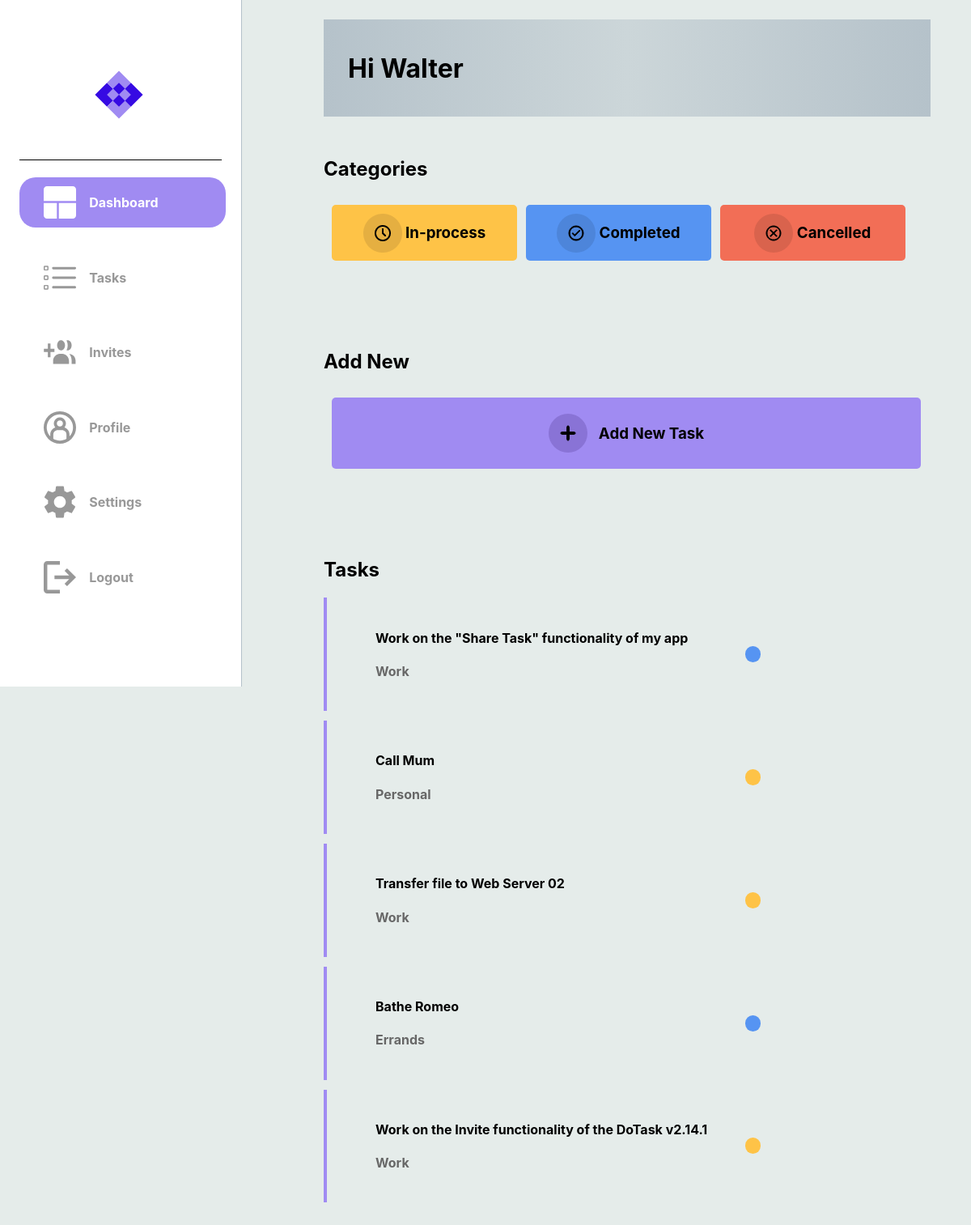
The page /dashboard (signed in) on the database its author committed.
### dotask/models.py (models this page shows)
class User(db.Model, UserMixin):
    __tablename__ = "user"
    id = db.Column(db.Integer, primary_key=True)
    email = db.Column(db.String(50), nullable=False, unique=True)
    password = db.Column(db.String(30), nullable=False)
    username = db.Column(db.String(30), nullable=False, unique=True)
    first_name = db.Column(db.String(30), nullable=False)
    last_name = db.Column(db.String(30), nullable=False)
    assigned_tasks = relationship('Task', secondary=user_task, backref='assigned_to')

class Task(db.Model):
    __tablename__ = "task"
    id = db.Column(db.Integer, primary_key=True)
    title = db.Column(db.String(100), nullable=False)
    description = db.Column(db.String(400), nullable=False)
    due_date = db.Column(db.Date, nullable=False)
    status = db.Column(Enum(TaskStatus))
    tag = db.Column(Enum(TaskTag))
    users = relationship('User', secondary=user_task, backref='tasks')

### dotask/routes.py (the view)
@app.route("/dashboard")
@login_required
def hello_dashboard():
    try:
        tasks = current_user.tasks
        if tasks:
            return render_template("dashboard.html", tasks=tasks)
        else:
            return render_template("dashboard.html")
    except:
        error_message = "An error occurred while retrieving tasks."
        return render_template("dashboard.html", error_message=error_message)

### dotask/routes.py (called while the page is built)
@app.after_request
def after_request(response):
    response.headers["Cache-Control"] = "no-cache, no-store, must-revalidate"
    return response

@login_manager.user_loader
def load_user(user_id):
    return User.query.get(user_id)

### dotask/templates/dashboard.html (shortened to what this page needs)
<!DOCTYPE html>
<html lang="en">
<head>
    {% extends "layout.html" %}
    {% block head %}
        <link rel="stylesheet" {% block css_tab_colour %} href="../static/page_css_folder/dashboard.css" {% endblock %}/>
    {% endblock %}
    {% block dash_image_colour %}
    <a class="a1" href="{{ url_for('hello_dashboard') }}">
    <div id="logos">
        <img class="imgs" src="../static/dashboard_active.svg">
        <h4 class="sidebar-text">Dashboard</h4>
    </div>
    </a>
    {% endblock dash_image_colour %}
    {% block nav_title %}
    <div class="nav_title">
        <h1>Hi {{ current_user.first_name }}</h1>
    </div>
    {% endblock nav_title %}
    {% block categories %}
    <h2>Categories</h2>
    <div class="cate">
        <a href="{{ url_for('hello_in_process_tasks') }}">
            <div class="cate-container-1">
                <img src="../static/in_process.png">
                <h3>In-process</h3>
            </div>
        </a>
        <a href="{{ url_for('hello_completed_tasks') }}">
            <div class="cate-container-2">
                <img src="../static/completed.svg">
                <h3>Completed</h3>
            </div>
        </a>
        <a href="{{ url_for('hello_cancelled_tasks') }}">
            <div class="cate-container-3">
                <img src="../static/cancelled.svg">
                <h3>Cancelled</h3>
            </div>
        </a>
    </div>
    {% endblock categories %}
    {% block add_task %}
    <h2>Add New</h2>
    <div class="cate">
        <a href="{{ url_for('hello_new_task') }}">
            <div class="cate-container-4">
                <img src="../static/add_task.svg">
                <h3>Add New Task</h3>
            </div>
        </a>
    </div>
    {% endblock add_task %}
    {% block tasks %}
        <h2>Tasks</h2>
        {% if tasks %}
            {% for task in tasks %}
            <a href="{{ url_for('hello_each_task', task_id=task['id']) }}">
            <div class="message-box">
                <div class="message">
                    <h4> {{ task['title'] }} </h4>
                    <h4 style="color: #676767;"> {{ task.tag.name }} </h4>
                </div>
                <div class="message-dot {% if task.status.name == 'In_Progress' %}progress-task
                    {% elif task.status.name == 'Completed' %}completed-task
                    {% elif task.status.name == 'Cancelled' %}cancelled-task
                    {% else %}unknown-task
                    {% endif %}">
                </div>
            </div>
            </a>
            {% endfor %}
            {% else %}
                <div class="message-box">
                    <div class="message">
                        <h2>No Tasks Yet</h2>
                    </div>
                </div>
        {% endif %}
    {% endblock tasks %}

### dotask/static/layout.css (style rules this page uses)
@media (min-width: 768px) { body { margin: auto; padding-bottom: 10vh; background-color: #E5ECEA; display: flex; font-family: inter; } }
@media (min-width: 768px) { a { text-decoration: none; color: black; } }
@media (min-width: 768px) { .sidebar > div > a { width: 90%; text-decoration: none; } }
@media (min-width: 768px) { .sidebar > div > a > div { width: 100%; height: 10%; padding-left: 30px; margin: 5% auto; border-radius: 20px; } }
@media (min-width: 768px) { #logos { width: 100%; display: grid; grid-template-columns: 1fr 3fr; align-items: center; } }
@media (min-width: 768px) { .sidebar-text { color: #989898; font-size: 1rem; } }
@media (min-width: 768px) { .imgs { height: 40px; width: 40px; } }

### dotask/static/page_css_folder/dashboard.css (style rules this page uses)
.a1 > div { background-color: #A08BF2; width: 100%; height: 10%; padding-left: 30px; margin: 5% auto; border-radius: 20px; color: white; }
.a1 > div > h4 { color: white; }
.a1 > div > img { fill: #FFFFFF; }
.nav_title { padding-left: 5%; margin-bottom: 50px; background-image: linear-gradient(to right, #B5C2CA , #CCD6D9, #B5C2CA); display: flex; justify-content: start; align-items: center; width: 60vw; height: 15vh; }
img { padding-right: 2%; }
.cate { width: 60vw; margin-bottom: 50px; display: flex; }
a { text-decoration: none; }
.cate > a { width: 60vw; padding-bottom: 50px; margin: 10px; }
.cate > a > div { width: 100%; padding: 2%; border-radius: 5px; display: flex; justify-self: start; align-items: center; }
.cate-container-1 { background-color: #FEC347; justify-content: center; }
.cate-container-2 { background-color: #5694F2; justify-content: center; }
.cate-container-3 { background-color: #F26E56; justify-content: center; }
.cate-container-4 { background-color: #A08BF2; align-items: center; justify-content: center; }
.message-box { display: flex; margin-top: 2%; padding-right: 10%; padding-left: 10%; padding-top: 3%; padding-bottom: 3%; border-left: 4px solid #A08BF2; display: flex; justify-content: center; align-items: center; }
.message { width: 100%; border-radius: 5px; display: block; justify-content: center; align-items: center; }
.message-dot { width: 20px; height: 20px; border-radius: 50px; }
.progress-task { background-color: #FEC347; }
.completed-task { background-color: #5694F2; }

### rows shown on the page
User: first_name "Walter"
Task: title "Work on the \"Share Task\" functionality of my app", tag.name "Work"
Task: title "Call Mum", tag.name "Personal"
Task: title "Transfer file to Web Server 02", tag.name "Work"
Task: title "Bathe Romeo", tag.name "Errands"
Task: title "Work on the Invite functionality of the DoTask v2.14.1", tag.name "Work"
